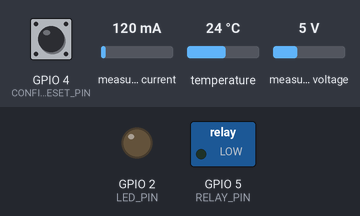
Recording of a sketch running on a simulated ESP32. Parts: switched loads named in the sketch (green lamp = pin HIGH), output pins drawn as LEDs (lit = HIGH). The inputs (shaded band) are chosen by the test bench; at power-on: temperature 24 °C, GPIO 4 (CONFIG_RESET_PIN) HIGH, measured current 120 mA, measured voltage 5 V. WiFi joins after 1.5 s; servers stay silent unless stated; no MQTT or app messages arrive unless stated; what the sketch prints to the serial monitor is not drawn.

Above: at 3.7 s.
3.8 s: temperature set to 25.7 °C
At 10.4 s:
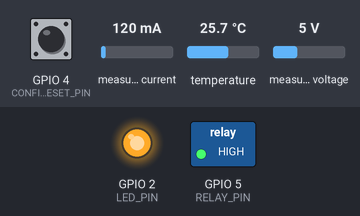
10.7 s: temperature set to 12 °C
At 15.6 s:
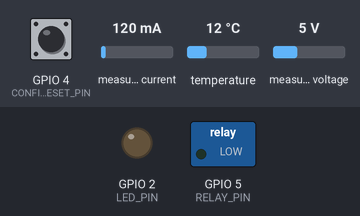
16.5 s: temperature set to 28 °C
At 21.8 s:
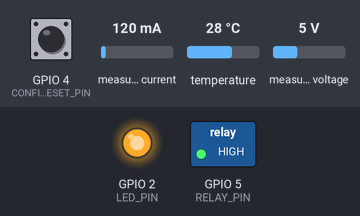
Timing chart, 0 to 23.3 s (numbered marks = the images above; inputs shaded):
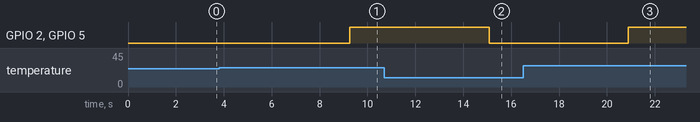

The sketch:

deployed_website.ino
```cpp
#include <WiFi.h>
#include <WiFiManager.h>
#include <PubSubClient.h>
#include <OneWire.h>
#include <DallasTemperature.h>
#include <PZEM004Tv30.h>
#include <ArduinoJson.h>
#include <EEPROM.h>

// Pin Definitions
#define DS18B20_PIN 15
#define RELAY_PIN 5
#define LED_PIN 2
#define TX_PIN 16
#define RX_PIN 17
#define CONFIG_RESET_PIN 4  // Pin to reset WiFi settings

// MQTT Broker Settings
const char* mqtt_server = "192.168.100.36";  // Your server IP
const int mqtt_port = 1883;

// MQTT Topics
const char* MQTT_TOPIC_SENSOR_DATA = "device/data";
const char* MQTT_TOPIC_SETTINGS = "device/settings";

// Initialize sensors
OneWire ourWire(DS18B20_PIN);
DallasTemperature sensor(&ourWire);
PZEM004Tv30 pzem1(Serial2, RX_PIN, TX_PIN);

// MQTT Client
WiFiClient espClient;
PubSubClient client(espClient);
WiFiManager wifiManager;

// Settings Variables
float temperatureThreshold = 25.0;
bool reverseRelay = false;
bool relayState = false;

// Device ID (MAC Address)
String deviceId;

// Helper function to safely handle NaN
float safeValue(float value) {
  return isnan(value) ? 0.0 : value;
}

String getMACAddress() {
  if (deviceId.length() == 0) {
    // Ensure WiFi is started before fetching MAC address
    if (WiFi.status() != WL_CONNECTED) {
      WiFi.begin();  // Start WiFi if not already connected
      unsigned long startAttemptTime = millis();
      while (WiFi.status() != WL_CONNECTED && millis() - startAttemptTime < 10000) {
        delay(100);
      }
    }

    // Fetch the MAC address
    uint8_t mac[6];
    WiFi.macAddress(mac);
    char macStr[18];
    snprintf(macStr, sizeof(macStr), "%02X:%02X:%02X:%02X:%02X:%02X",
             mac[0], mac[1], mac[2], mac[3], mac[4], mac[5]);
    deviceId = String(macStr);
  }
  return deviceId;
}

void saveConfigCallback() {
  Serial.println("Should save config");
}

void configModeCallback(WiFiManager *myWiFiManager) {
  Serial.println("Entered config mode");
  Serial.println(WiFi.softAPIP());
  Serial.println(myWiFiManager->getConfigPortalSSID());
}

void reconnectMQTT() {
  while (!client.connected()) {
    Serial.println("Attempting MQTT connection...");
    String clientId = "ESP32_" + getMACAddress();

    if (client.connect(clientId.c_str())) {
      Serial.println("Connected to MQTT broker");
      client.subscribe(MQTT_TOPIC_SETTINGS);
      publishSensorData(sensor.getTempCByIndex(0),
                       pzem1.voltage(),
                       pzem1.current(),
                       pzem1.power());
    } else {
      Serial.print("Failed, rc=");
      Serial.print(client.state());
      Serial.println(" Retrying in 5 seconds...");
      delay(5000);
    }
  }
}

void callback(char* topic, byte* payload, unsigned int length) {
  char message[length + 1];
  memcpy(message, payload, length);
  message[length] = '\0';

  StaticJsonDocument<300> doc;
  DeserializationError error = deserializeJson(doc, message);

  if (!error) {
    const char* targetDeviceId = doc["deviceId"];
    if (targetDeviceId && String(targetDeviceId) == getMACAddress()) {
      if (strcmp(topic, MQTT_TOPIC_SETTINGS) == 0) {
        if (doc.containsKey("threshold")) {
          temperatureThreshold = doc["threshold"];
          Serial.printf("Updated temperature threshold: %.2f°C\n", temperatureThreshold);
        }

        if (doc.containsKey("reverseRelay")) {
          reverseRelay = doc["reverseRelay"];
          Serial.printf("Updated reverseRelay: %s\n", reverseRelay ? "true" : "false");
        }
      }
    }
  }
}

void updateRelayState(float temperature) {
  bool shouldRelayBeOn = reverseRelay ? (temperature < temperatureThreshold) : (temperature >= temperatureThreshold);
  if (shouldRelayBeOn != relayState) {
    relayState = shouldRelayBeOn;
    digitalWrite(RELAY_PIN, relayState ? HIGH : LOW);
    digitalWrite(LED_PIN, relayState ? HIGH : LOW);
  }
}

void publishSensorData(float tempC, float voltage, float current, float power) {
  if (!client.connected()) {
    reconnectMQTT();
  }

  StaticJsonDocument<350> doc;

  doc["deviceId"] = getMACAddress();
  doc["temperature"] = safeValue(tempC);
  doc["voltage"] = safeValue(voltage);
  doc["current"] = safeValue(current);
  doc["power"] = safeValue(power);
  doc["relayState"] = relayState;
  doc["temperatureThreshold"] = temperatureThreshold;
  doc["timestamp"] = millis();

  char jsonBuffer[350];
  serializeJson(doc, jsonBuffer);

  client.publish(MQTT_TOPIC_SENSOR_DATA, jsonBuffer);
  Serial.println("Published to MQTT:");
  Serial.println(jsonBuffer);
}

void setup() {
  Serial.begin(115200);
  delay(1000);

  // Initialize pins
  pinMode(RELAY_PIN, OUTPUT);
  pinMode(LED_PIN, OUTPUT);
  pinMode(CONFIG_RESET_PIN, INPUT_PULLUP);

  // Initialize Serial2 for PZEM
  Serial2.begin(9600, SERIAL_8N1, RX_PIN, TX_PIN);

  // Initialize temperature sensor
  sensor.begin();

  // Set WiFiManager callbacks
  wifiManager.setSaveConfigCallback(saveConfigCallback);
  wifiManager.setAPCallback(configModeCallback);

  // Create unique device name for AP mode
  String apName = "ESP32_" + getMACAddress();

  // Configure timeout
  wifiManager.setConfigPortalTimeout(180); // 3 minutes timeout

  // Enable Debug mode
  wifiManager.setDebugOutput(true);

  // Check if need to reset settings
  if (digitalRead(CONFIG_RESET_PIN) == LOW) {
    Serial.println("Reset button pressed, resetting WiFi settings");
    wifiManager.resetSettings();
    ESP.restart();
  }

  // Try to connect to saved WiFi or start config portal
  if (!wifiManager.autoConnect(apName.c_str())) {
    Serial.println("Failed to connect and hit timeout");
    delay(3000);
    ESP.restart();
  }

  Serial.println("Connected to WiFi");
  Serial.print("IP address: ");
  Serial.println(WiFi.localIP());

  // Initialize MQTT
  client.setServer(mqtt_server, mqtt_port);
  client.setCallback(callback);
}

void loop() {
  // Check if WiFi is connected
  if (WiFi.status() != WL_CONNECTED) {
    Serial.println("WiFi connection lost. Attempting to reconnect...");
    wifiManager.autoConnect();
  }

  if (!client.connected()) {
    reconnectMQTT();
  }
  client.loop();

  // Read sensors
  sensor.requestTemperatures();
  float tempC = sensor.getTempCByIndex(0);
  float voltage = safeValue(pzem1.voltage());
  float current = safeValue(pzem1.current());
  float power = safeValue(pzem1.power());

  // Update relay state based on temperature
  updateRelayState(tempC);

  // Publish data to MQTT
  publishSensorData(tempC, voltage, current, power);

  delay(5000);  // Wait 5 seconds before next reading
}
```

Measured:
- the behaviour switches between 24.9 and 25 °C on temperature (found by bisection; images 0 and 1)
- after the input at 3.8 s, GPIO 2 (LED_PIN), GPIO 5 (RELAY_PIN): LOW → HIGH after 5.5 s
- after the input at 10.7 s, GPIO 2 (LED_PIN), GPIO 5 (RELAY_PIN): HIGH → LOW after 4.4 s
- after the input at 16.5 s, GPIO 2 (LED_PIN), GPIO 5 (RELAY_PIN): LOW → HIGH after 4.4 s
